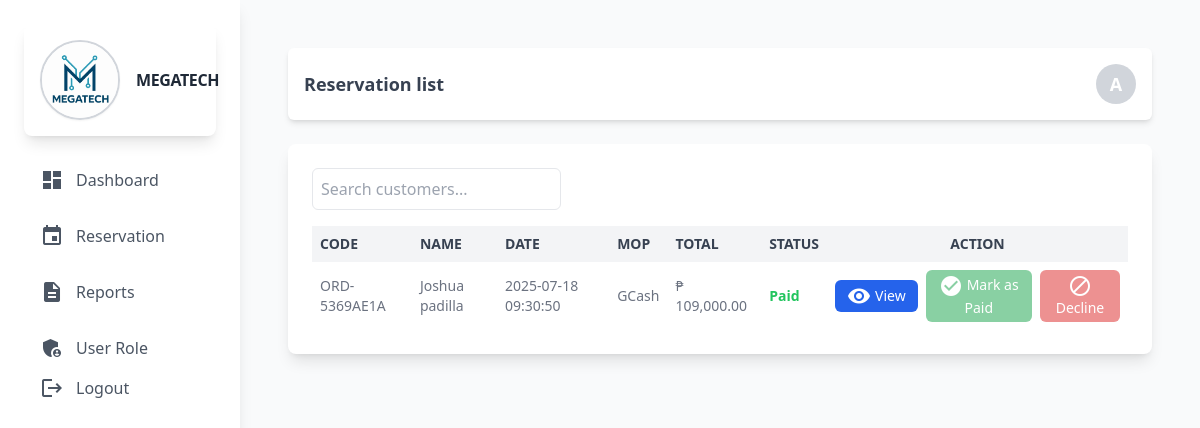
/headstaff/reservation.php (signed in), run on an earlier commit of the app's database.
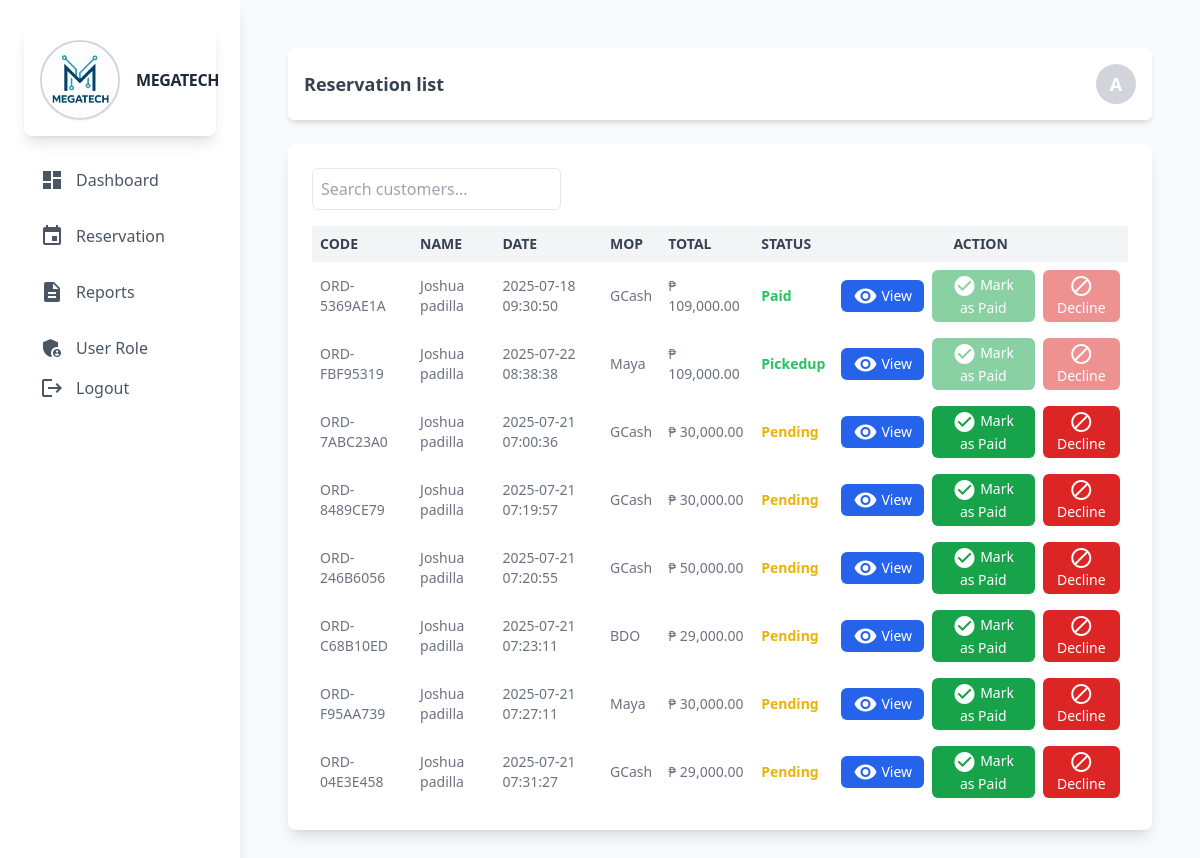
And on a later commit of the database.
### tables this page shows
CREATE TABLE `orders` (
  `order_id` int(11) NOT NULL,
  `order_code` varchar(60) NOT NULL,
  `order_user_id` int(11) NOT NULL,
  `order_date` timestamp NOT NULL DEFAULT current_timestamp() ON UPDATE current_timestamp(),
  `order_payment_method` varchar(60) NOT NULL,
  `order_down_payment_receipt` varchar(255) NOT NULL,
  `order_pickup_date` date DEFAULT NULL,
  `order_pickup_time` time DEFAULT NULL,
  `order_total` decimal(10,2) NOT NULL,
  `order_balance` decimal(10,2) NOT NULL,
  `order_balance_payment_receipt` varchar(255) DEFAULT NULL,
  `order_status` varchar(60) NOT NULL DEFAULT 'pending'
);

CREATE TABLE `user` (
  `user_id` int(11) NOT NULL,
  `Fullname` varchar(60) NOT NULL,
  `Email` varchar(60) NOT NULL,
  `Phone` varchar(60) NOT NULL,
  `Password` varchar(255) DEFAULT NULL,
  `user_type` varchar(11) NOT NULL,
  `Profile_images` varchar(255) DEFAULT NULL,
  `status` int(11) NOT NULL DEFAULT 0 COMMENT '0=Not Verified,1=Verified'
);

### headstaff/backend/db.php (called while the page is built, shortened)
<?php
class db_connect
{
    public $host = db_host;
    public $user = db_user;
    public $pass = db_pass;
    public $name = db_name;
    public function connect()
    {
        try {
            $this->conn = new mysqli($this->host, $this->user, $this->pass, $this->name);
        } catch (\Throwable $th) {
            header("Location:setup.php");
        }
    }
}

### headstaff/backend/class.php (called while the page is built, shortened)
<?php
include ('db.php');
class global_class extends db_connect
{
   public function fetch_all_reservation(){
        $query = $this->conn->prepare("SELECT * FROM `orders`
        LEFT JOIN user
        ON user.user_id = orders.order_user_id
        ");
        if ($query->execute()) {
            $result = $query->get_result();
            return $result;
        }
    }
}
?>

### headstaff/backend/end-points/reservation_list.php (the view, shortened to what this page needs)
<?php
$fetch_all_students = $db->fetch_all_reservation();
if ($fetch_all_students): ?>
    <?php foreach ($fetch_all_students as $student):
        $status_color = match ($student['order_status']) {
            "decline" => "text-red-500",
            "pending" => "text-yellow-500",
            default => "text-green-500"
        };
        $isPending = strtolower($student['order_status']) === 'pending';
    ?>
    <tr>
        <td class="p-2"><?php echo htmlspecialchars($student['order_code']); ?></td>
        <td class="p-2"><?php echo htmlspecialchars(ucfirst($student['Fullname'])); ?></td>
        <td class="p-2"><?php echo htmlspecialchars($student['order_date']); ?></td>
        <td class="p-2"><?php echo htmlspecialchars($student['order_payment_method']); ?></td>
        <td class="p-2">₱ <?php echo htmlspecialchars(number_format($student['order_total'],2)); ?></td>
        <td class="p-2 <?= $status_color; ?>"><strong><?php echo ucfirst($student['order_status']); ?></strong></td>
        <td class="p-2 text-center">
            <div class="flex flex-col sm:flex-row justify-center items-center space-y-1 sm:space-y-0 sm:space-x-2">
                <a href="view_order?order_id=<?= $student['order_id']?>"
                    class="bg-blue-600 hover:bg-blue-700 text-white py-1 px-3 rounded-md text-sm font-medium transition inline-flex items-center">
                    <span class="material-icons align-middle text-sm mr-1">visibility</span> View
                </a>
                <button
                    class="bg-green-600 hover:bg-green-700 text-white py-1 px-3 rounded-md text-sm font-medium transition userActionToggler disabled:opacity-50 disabled:cursor-not-allowed"
                    data-user_id="<?= $student['user_id'] ?>"
                    data-order_id="<?= $student['order_id'] ?>"
                    data-order_code="<?= $student['order_code'] ?>"
                    data-fullname="<?= htmlspecialchars($student['Fullname'], ENT_QUOTES) ?>"
                    data-action="paid"
                    <?= !$isPending ? 'disabled' : '' ?>
                >
                    <span class="material-icons align-middle text-sm">check_circle</span> Mark as Paid
                </button>
                <button
                    class="bg-red-600 hover:bg-red-700 text-white py-1 px-3 rounded-md text-sm font-medium transition userActionToggler disabled:opacity-50 disabled:cursor-not-allowed"
                    data-user_id="<?= $student['user_id'] ?>"
                    data-order_id="<?= $student['order_id'] ?>"
                    data-order_code="<?= $student['order_code'] ?>"
                    data-fullname="<?= htmlspecialchars($student['Fullname'], ENT_QUOTES) ?>"
                    data-action="decline"
                    <?= !$isPending ? 'disabled' : '' ?>
                >
                    <span class="material-icons align-middle text-sm">block</span> Decline
                </button>
            </div>
        </td>
    </tr>
    <?php endforeach; ?>
<?php else: ?>
    <tr>
        <td colspan="7" class="p-2 text-center">No record found.</td>
    </tr>
<?php endif; ?>

What changed in the data, as far as the page shows it:
added orders: order_code "ORD-FBF95319", user.Fullname "Joshua padilla", order_date "2025-07-22 08:38:38", order_payment_method "Maya", order_total "109,000.00", order_status "Pickedup"
added orders: order_code "ORD-7ABC23A0", user.Fullname "Joshua padilla", order_date "2025-07-21 07:00:36", order_payment_method "GCash", order_total "30,000.00", order_status "Pending"
added orders: order_code "ORD-8489CE79", user.Fullname "Joshua padilla", order_date "2025-07-21 07:19:57", order_payment_method "GCash", order_total "30,000.00", order_status "Pending"
added orders: order_code "ORD-246B6056", user.Fullname "Joshua padilla", order_date "2025-07-21 07:20:55", order_payment_method "GCash", order_total "50,000.00", order_status "Pending"
added orders: order_code "ORD-C68B10ED", user.Fullname "Joshua padilla", order_date "2025-07-21 07:23:11", order_payment_method "BDO", order_total "29,000.00", order_status "Pending"
added orders: order_code "ORD-F95AA739", user.Fullname "Joshua padilla", order_date "2025-07-21 07:27:11", order_payment_method "Maya", order_total "30,000.00", order_status "Pending"
added orders: order_code "ORD-04E3E458", user.Fullname "Joshua padilla", order_date "2025-07-21 07:31:27", order_payment_method "GCash", order_total "29,000.00", order_status "Pending"
